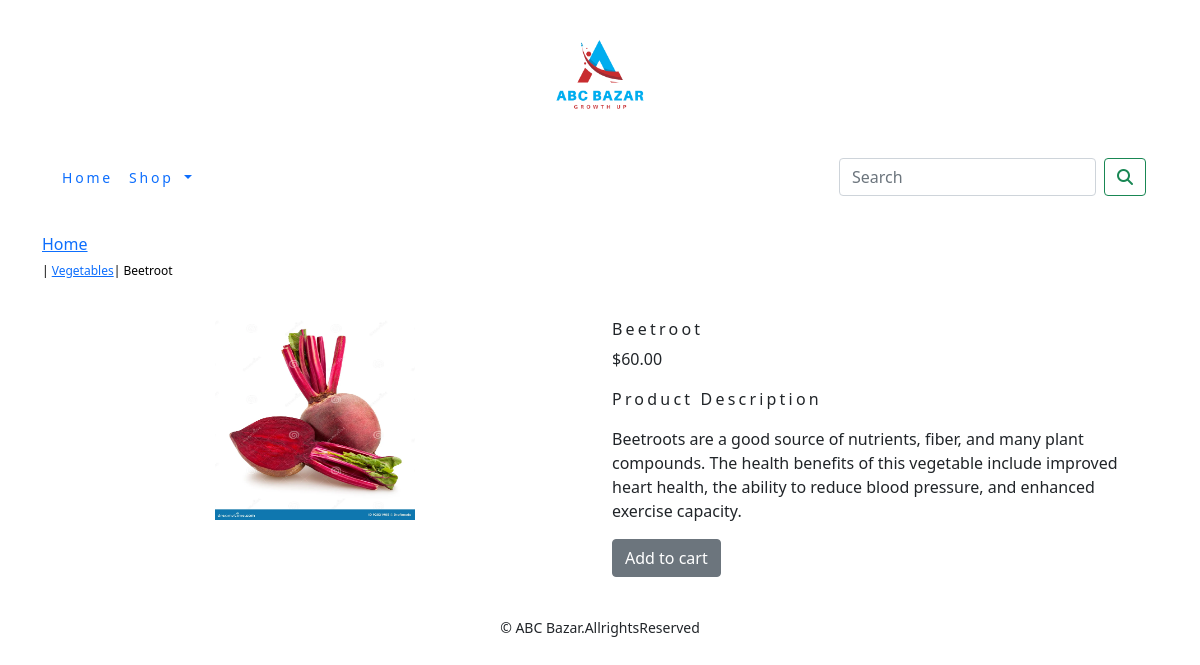
Screenshot of /vegetables/beetroot/ with the database file from the repository.
### shop/models.py (models this page shows, shortened)
class Product(models.Model):
    name = models.CharField(max_length=250, unique=True)
    slug = models.SlugField(max_length=250, unique=True)
    description = models.TextField(blank=True)
    price=models.DecimalField(max_digits=10,decimal_places=2)
    image = models.ImageField(upload_to='category', blank=True)
    category=models.ForeignKey(Category,on_delete=models.CASCADE)
    stock=models.IntegerField()
    available=models.BooleanField(default=True)
    created=models.DateTimeField(auto_now_add=True)
    updated=models.DateTimeField(auto_now=True)
    class Meta:
       ordering=('name',)
       verbose_name='product'
       verbose_name_plural='products'

class Category(models.Model):
    name=models.CharField(max_length=250,unique=True)
    slug=models.SlugField(max_length=250,unique=True)
    description=models.TextField(blank=True)
    image=models.ImageField(upload_to='category',blank=True)
    class Meta:
       ordering=('name',)
       verbose_name='category'
       verbose_name_plural='categories'
    def get_url(self):
        return reverse('shop:products_by_category',args=[self.slug])
    def __str__(self):
        return'{}'.format(self.name)

### shop/views.py (the view)
# urls.py: path('<slug:c_slug>/<slug:product_slug>/', views.Prodetail, name='prodCatDetail'),
def Prodetail(request,c_slug,product_slug):
    try:
        product=Product.objects.get(category__slug=c_slug,slug=product_slug)
    except Exception as e:
        raise e
    return render(request,'product.html',{'product':product})

### cart/context_processors.py (called while the page is built)
def counter(request):
    item_count=0
    if 'admin' in request.path:
        return{}
    else:
        try:
            cart=Cart.objects.filter(cart_id=_cart_id(request))
            cart_items=CartItem.objects.all().filter(cart=cart[:1])
            for cart_item in cart_items:
                item_count += cart_item.quantity
        except Cart.DoesNotExist:
            item_count=0
    return dict(item_count=item_count)

### cart/views.py (called while the page is built)
def _cart_id(request):
    cart=request.session.session_key
    if not cart:
        cart=request.session.create()
    return cart

### shop/context_processors.py (called while the page is built)
def menu_links(request):
    links=Category.objects.all()
    return dict(links=links)

### template/product.html (shortened to what this page needs)
{% extends 'base.html' %}
{% load static %}
{% block content %}
<div class="row my_prod_row_class">
    <div class="mx_auto">
        <p><a href="{% url 'shop:allProdCat' %}"><h6>Home</h6></a> | <a href="{{product.category.get_url}}"> {{product.category}}</a>| {{product.name}}</p>
    </div>
<div class="container">
<br>
<div class="row">
<div class="col-12 col-sm-12 col-md-12 col-lg-6 text-center">
    <div style="min-width:18rem">
    <img src="{{product.image.url}}" width="200" height="200" alt="{{product.name}}">
    </div>
</div>
<div class="col-12 col-sm-12 col-md-12 col-lg-6">
    <div>
        <h5 class="my_prod_title">{{product.name}}</h5>
        <p>${{product.price}}</p>
        <p class="my_title">Product Description</p>
        <p class="text-justify my_prod_text">{{product.description}}</p>
        {% if product.stock <= 0 %}
            <p class="text-justify my_prod_text"><b> OUT OF STOCK</b></p>
        {% else %}
            <a class="btn btn-secondary" href="{% url 'cart:add_cart' product.id %}">Add to cart</a>
        {% endif %}
    </div>
</div>
</div>
</div>
</div>
{% endblock %}

### static/css/custom.css (style rules this page uses)
body { font-family: 'Poppins', sans-serif; }
.my_title { font-size: 16px text_transform: uppercase; letter-spacing: .2em }
.my_prod_row_class { padding-top:15px; padding-bottom:20px; }
.my_prod_row_class .mx_auto { color: #000; font-size:12px; text-decoration:none; }
.my_prod_title { font-size:16px; text-text_transform:uppercase; letter-spacing: .2em; padding-top:15px padding-bottom:10px; }
.my_prod_text { padding-right: 20px; }

### rows the page displays
Product: category "Vegetables", name "Beetroot", image (picture), price "60.00", description "Beetroots are a good source of nutrients, fiber, and many plant compounds. The health benefits of this vegetable include improved heart health, the ability to reduce blood pressure, and enhanced exercise capacity."
